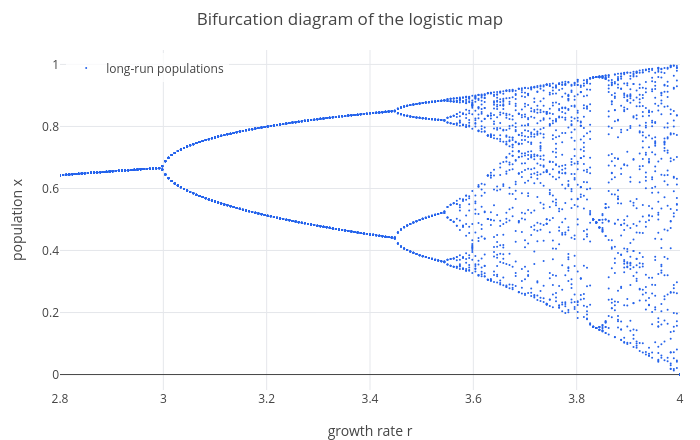

Write notebook code for a chart like this one.
### Markdown cell above
## 3. The bifurcation diagram

To see all growth rates at once, for each $r$ run the map for a while until it has settled, then plot the next values
it visits. `orbitdata(rule, x, x0, r, r0, r1, nr, skip, keep)` does exactly that:

| argument | here | meaning |
|---|---|---|
| `rule` | `r*x*(1 - x)` | the map, in $x$ and the parameter $r$ |
| `x`, `x0` | `x`, `0.5` | the variable and its starting value |
| `r`, `r0`, `r1`, `nr` | `r`, `2.8`, `4`, `200` | the parameter, from 2.8 to 4 in 200 steps |
| `skip` | `500` | steps thrown away while the orbit settles |
| `keep` | `25` | steps kept and plotted |

It returns a table with one row $[r, x]$ per kept point (computed with decimals, which is fast). In the plot, across is
the growth rate $r$, up are the populations visited in the long run:

### Code cell
B = orbitdata(r*x*(1 - x), x, 0.5, r, 2.8, 4, 200, 500, 25);
size(B)
labels(title(legend(scatter(B, [r x]), "long-run populations"), "Bifurcation diagram of the logistic map"), "growth rate r", "population x")

### Figure 1 — Plotly figure (JSON) as saved in the notebook; plotly's stock layout.template omitted (floating-point values rounded to 4 significant figures; data arrays with more than 128 entries replaced by an {"elided": "..."} marker saying what was removed)
{"data": [{"marker": {"color": "#2563eb", "size": 2}, "mode": "markers", "name": "long-run populations", "type": "scatter", "x": {"elided": "5025 float values"}, "y": {"elided": "5025 float values"}}], "layout": {"height": 440, "legend": {"bgcolor": "rgba(255,255,255,0.8)", "x": 0.01, "xanchor": "left", "y": 0.99, "yanchor": "top"}, "margin": {"b": 50, "l": 60, "r": 20, "t": 50}, "showlegend": true, "title": {"text": "Bifurcation diagram of the logistic map"}, "width": 700, "xaxis": {"range": [2.8, 4], "title": {"text": "growth rate r"}, "zeroline": true}, "yaxis": {"range": [-0.04983, 1.046], "title": {"text": "population x"}, "zeroline": true}}}
